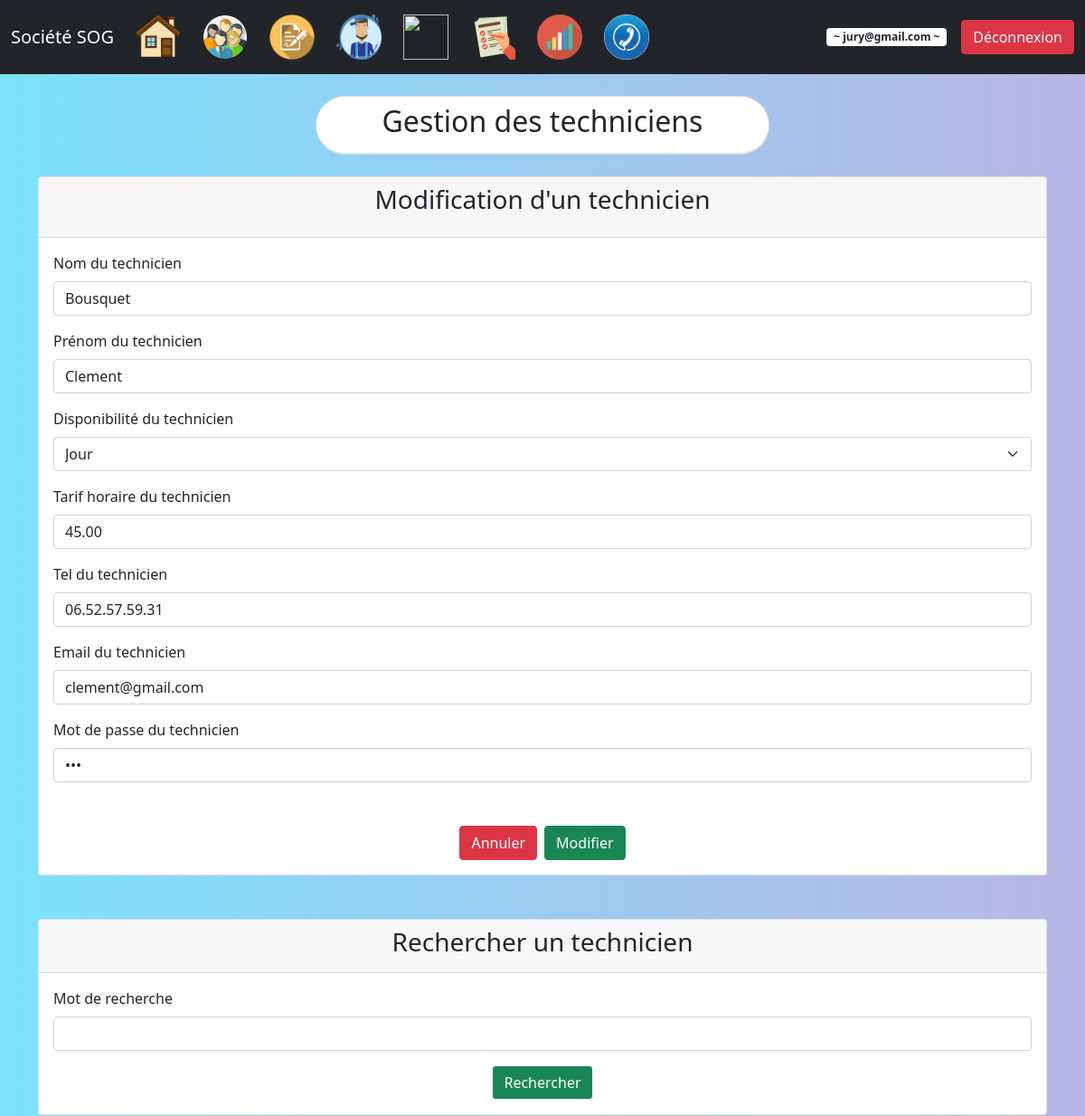
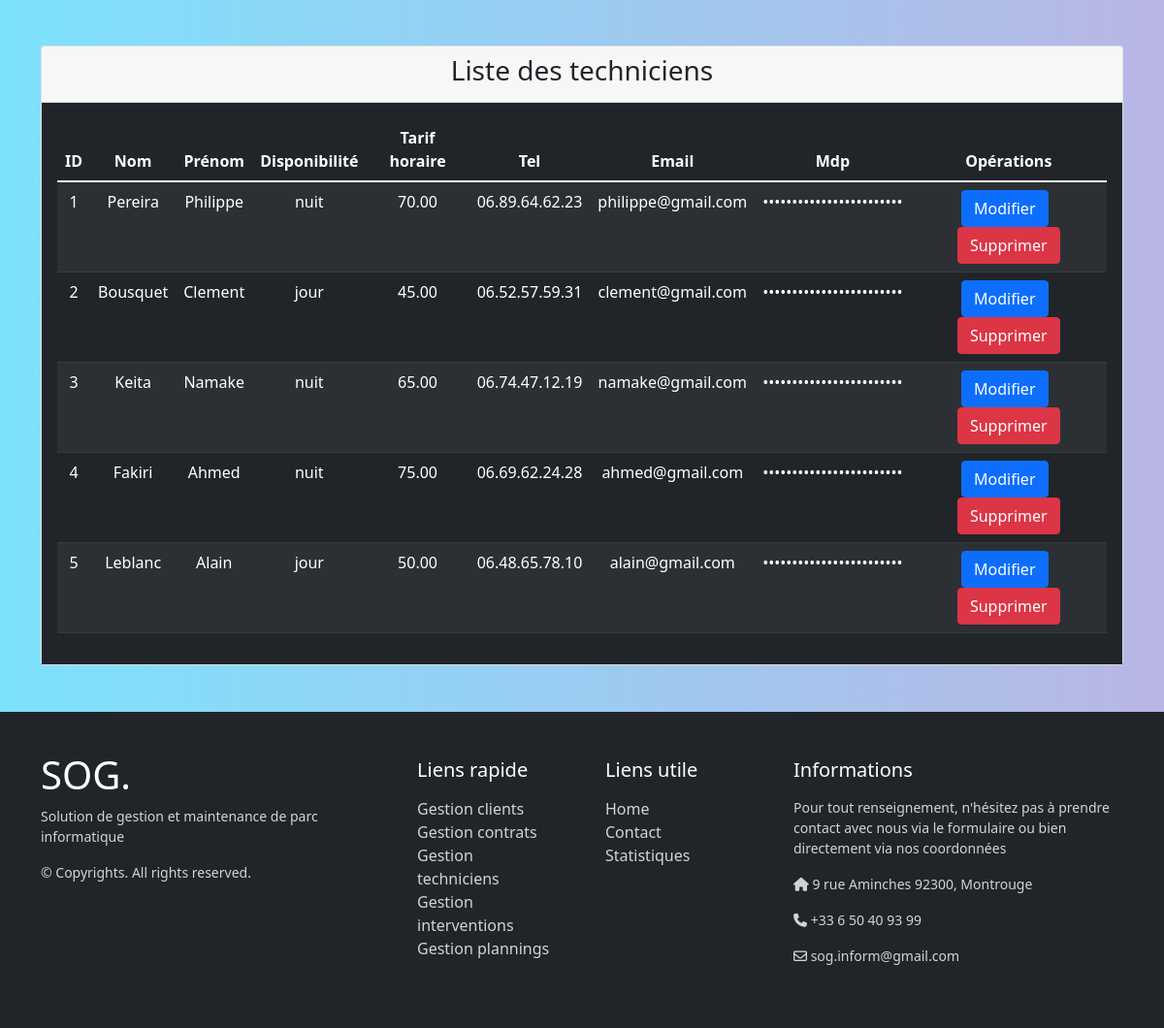
Screenshot of /index.php?page=3&action=edit&idtechnicien=2 (signed in) with the database file from the repository (2 pictures, top to bottom).
### tables this page shows
Create table technicien
(
    idtechnicien int(3) auto_increment,
    nom varchar(20) NOT NULL,
    prenom varchar(20) NOT NULL,
    disponibilite enum('jour','nuit') NOT NULL,
    tarif_horaire decimal(13,2) NOT NULL,
    tel varchar(20) default NULL,
    email varchar(100) NOT NULL unique,
    role enum('usert', 'admin') default 'usert',
    mdp varchar(255) NOT NULL,
    PRIMARY KEY (idtechnicien)
);

### controleur/config_bdd.php (called while the page is built)
<?php
$serveur = "localhost";
$bdd = "bdd_ppe";
$user = "root";
$mdp = "";
?>

### controleur/controleur.class.php (called while the page is built, shortened)
<?php
require_once("modele/modele.class.php");
class Controleur {
	private $unModele;
	public function __construct($serveur, $bdd, $user, $mdp) {
		$this->unModele = new Modele($serveur, $bdd, $user, $mdp);
	}
	public function setTable($uneTable) {
		$this->unModele->setTable($uneTable);
	}
	public function selectAll() {
		return $this->unModele->selectAll();
	}
	public function selectWhere($where) {
		return $this->unModele->selectWhere($where);
	}
}
?>

### modele/modele.class.php (called while the page is built, shortened)
<?php
class Modele {
	private $unPdo, $uneTable;
	public function __construct($serveur, $bdd, $user, $mdp)
	{
		$this->unPdo = null;
		try
		{
			$this->unPdo = new PDO("mysql:host=".$serveur.";dbname=".$bdd.";charset=utf8", $user, $mdp);
		}
		catch (PDOException $exp)
		{
			die("Erreur de connexion à la base de données : " . $exp->getMessage());
		}
	}
	public function setTable($uneTable)
	{
		$this->uneTable = $uneTable;
	}
	public function selectAll()
	{
		$requete = "SELECT * FROM ".$this->uneTable;
		$select = $this->unPdo->prepare($requete);
		$select->execute();
		return $select->fetchAll();
	}
	public function selectWhere($where)
	{
		$donnees = array();
		$champs = array();
		foreach ($where as $key => $value)
		{
			$champs[] = $key." = :".$key;
			$donnees[":".$key] = $value;
		}
		$chaineWhere = implode(" AND ", $champs);
		$requete = "SELECT * FROM ".$this->uneTable." WHERE ".$chaineWhere;
		$select = $this->unPdo->prepare($requete);
		$select->execute($donnees);
		return $select->fetch();
	}
}
?>

### vue/vue_les_techniciens.php (the view)
<?php if (isset($_SESSION['role']) and $_SESSION['role'] == "admin" ) { ?>
<div class="card mb-5">
    <div class="card-header">
        <h3 class="text-center">Rechercher un technicien</h3>
    </div>
    <div class="card-body">
        <form method="post" action="">
            <div class="mb-3">
                <label for="mot" class="form-label">Mot de recherche</label>
                <input type="search" name="mot" id="mot" class="form-control">
            </div>
            <div class="d-flex justify-content-center">
                <button type="submit" name="Rechercher" class="btn btn-light bg-success text-white">
                    Rechercher
                </button>
            </div>
        </form>
    </div>
</div>
<?php } ?>
<div class="card">
    <div class="card-header">
        <h3 class="text-center"><?= ($_SESSION['role'] == "admin" ? "Liste des techniciens" : "Information technicien"); ?></h3>
    </div>
    <div class="card-body bg-dark text-white">
		<table class="table table-dark table-striped text-center">
			<thead>
				<tr>
					<th scope="col">ID</th>
					<th scope="col">Nom</td>
					<th scope="col">Prénom</th>
					<th scope="col">Disponibilité</th>
					<th scope="col">Tarif horaire</th>
					<th scope="col">Tel</th>
					<th scope="col">Email</th>
					<th scope="col">Mdp</th>
					<?php if (isset($_SESSION['email']) and $_SESSION['role'] == "admin") { ?>
					<th scope="col">Opérations</th>
					<?php } ?>
				</tr>
			</thead>
			<tbody>
				<?php foreach ($lesTechniciens as $unTechnicien) { ?>
				<tr>
					<td><?= $unTechnicien['idtechnicien']; ?></td>
					<td><?= $unTechnicien['nom']; ?></td>
					<td><?= $unTechnicien['prenom']; ?></td>
					<td><?= $unTechnicien['disponibilite']; ?></td>
					<td><?= $unTechnicien['tarif_horaire']; ?></td>
					<td><?= $unTechnicien['tel']; ?></td>
					<td><?= $unTechnicien['email']; ?></td>
					<td>••••••••••••••••••••••••</td>
					<td>
						<a href="index.php?page=3&action=edit&idtechnicien=<?= $unTechnicien['idtechnicien']; ?>" class="btn btn-primary me-2">Modifier</a>
					<?php if (isset($_SESSION['email']) and $_SESSION['role'] == "admin") { ?>
						<a href="index.php?page=3&action=sup&idtechnicien=<?= $unTechnicien['idtechnicien']; ?>" class="btn btn-danger">Supprimer</a>
					<?php } ?>
					</td>
				</tr>
				<?php } ?>
			</tbody>
		</table>
	</div>
</div>

### vue/vue_insert_technicien.php (shortened to what this page needs)
<div class="card mb-5">
    <div class="card-header">
        <h3 class="text-center mb-3">
            <?= ($leTechnicien != null ? "Modification" : "Insertion"); ?> d'un technicien
        </h3>
    </div>
    <div class="card-body ">
        <form method="post" action="">
            <div class="mb-3">
                <label for="nom" class="form-label">Nom du technicien</label>
                <input type="text" name="nom" id="nom" class="form-control" value="<?= ($leTechnicien != null ? $leTechnicien['nom'] : null); ?>" >
            </div>
            <div class="mb-3">
                <label for="prenom" class="form-label">Prénom du technicien</label>
                <input type="text" name="prenom" id="prenom" class="form-control" value="<?= ($leTechnicien != null ? $leTechnicien['prenom'] : null); ?>">
            </div>
            <div class="mb-3">
                <label for="disponibilite" class="form-label">Disponibilité du technicien</label>
                <select name="disponibilite" class="form-select">
                    <option value="jour" <?= $leTechnicien['disponibilite'] == 'jour' ? 'selected="selected"' : ''?>> Jour </option>
                </select>
            </div>
            <div class="mb-3">
                <label for="tarif_horaire" class="form-label">Tarif horaire du technicien</label>
                <input type="text" name="tarif_horaire" id="tarif_horaire" class="form-control" value="<?= ($leTechnicien != null ? $leTechnicien['tarif_horaire'] : null); ?>">
            </div>
            <div class="mb-3">
                <label for="tel" class="form-label">Tel du technicien</label>
                <input type="text" name="tel" id="tel" class="form-control" value="<?= ($leTechnicien != null ? $leTechnicien['tel'] : null); ?>">
            </div>
            <div class="mb-3">
                <label for="email" class="form-label">Email du technicien</label>
                <input type="email" name="email" id="email" class="form-control" value="<?= ($leTechnicien != null ? $leTechnicien['email'] : null); ?>">
            </div>
            <div class="mb-5">
                <label for="mdp" class="form-label">Mot de passe du technicien</label>
                <input type="password" name="mdp" id="mdp" class="form-control" value="<?= ($leTechnicien != null ? $leTechnicien['mdp'] : null); ?>">
            </div>
            <div class="d-flex justify-content-center">
                <button type="reset" class="btn btn-danger me-2">Annuler</button>
                <button type="submit" <?= ($leTechnicien != null ? 'name="Modifier"' : 'name="Valider"'); ?> class="btn btn-success">
                    <?= ($leTechnicien != null ? "Modifier" : "Ajouter"); ?>
                </button>
            </div>
        </form>
    </div>
</div>

### index.php (style rules this page uses)
a { color: inherit; text-decoration: none; transition: all 0.3s; }
body { background: #642B73; background: -webkit-linear-gradient(to right, #7DE2FC, #B9B6E5); background: linear-gradient(to right, #7DE2FC , #B9B6E5); }

### rows the page displays
technicien: nom "Bousquet", prenom "Clement", disponibilite "Jour", tarif_horaire "45.00", tel "06.52.57.59.31", email "clement@gmail.com", idtechnicien "2", disponibilite "jour"
technicien: idtechnicien "1", nom "Pereira", prenom "Philippe", disponibilite "nuit", tarif_horaire "70.00", tel "06.89.64.62.23", email "philippe@gmail.com"
technicien: idtechnicien "3", nom "Keita", prenom "Namake", disponibilite "nuit", tarif_horaire "65.00", tel "06.74.47.12.19", email "namake@gmail.com"
technicien: idtechnicien "4", nom "Fakiri", prenom "Ahmed", disponibilite "nuit", tarif_horaire "75.00", tel "06.69.62.24.28", email "ahmed@gmail.com"
technicien: idtechnicien "5", nom "Leblanc", prenom "Alain", disponibilite "jour", tarif_horaire "50.00", tel "06.48.65.78.10", email "alain@gmail.com"

### other values shown
$_SESSION['email'] "jury@gmail.com"
